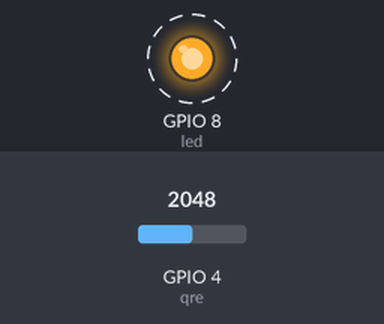
Bench run of a program on a simulated ESP32-C3. Parts: output pins drawn as LEDs (lit = HIGH). Dashed ring = blinking. The test bench sets the inputs (shaded band); at power-on: GPIO 4 (qre) = 2048. What the program prints to the serial monitor is not drawn.

Above: at 0.2 s.
Timing chart, 0 to 3.0 s (numbered marks = the images above):
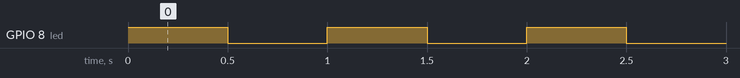

Measured:
- by itself, GPIO 8 (led): alternates HIGH for 0.50 s and LOW for 0.50 s

The program:

main.cpp
```cpp
#include <Arduino.h>

// put function declarations here:
int qre = 4;
int lecturaqre;
int led = 8;

void setup() {
  // put your setup code here, to run once:
  Serial.begin(115200);
  pinMode(led, OUTPUT);
  pinMode(qre, INPUT);
  //StartCoroutine("Lectura");
}

void loop() {
  digitalWrite(led, HIGH);
  delay(500);
  digitalWrite(led, LOW);
  delay(500);
  lecturaqre = analogRead(qre);
  Serial.println(lecturaqre);
  // put your main code here, to run repeatedly:
  //delay(1000);

}
/*IEnumerator Lectura(){
  yield return new WaitForSeconds(1);
  lecturaqre = analogRead(qre);
  Serial.println(lecturaqre);
}
*/
```
